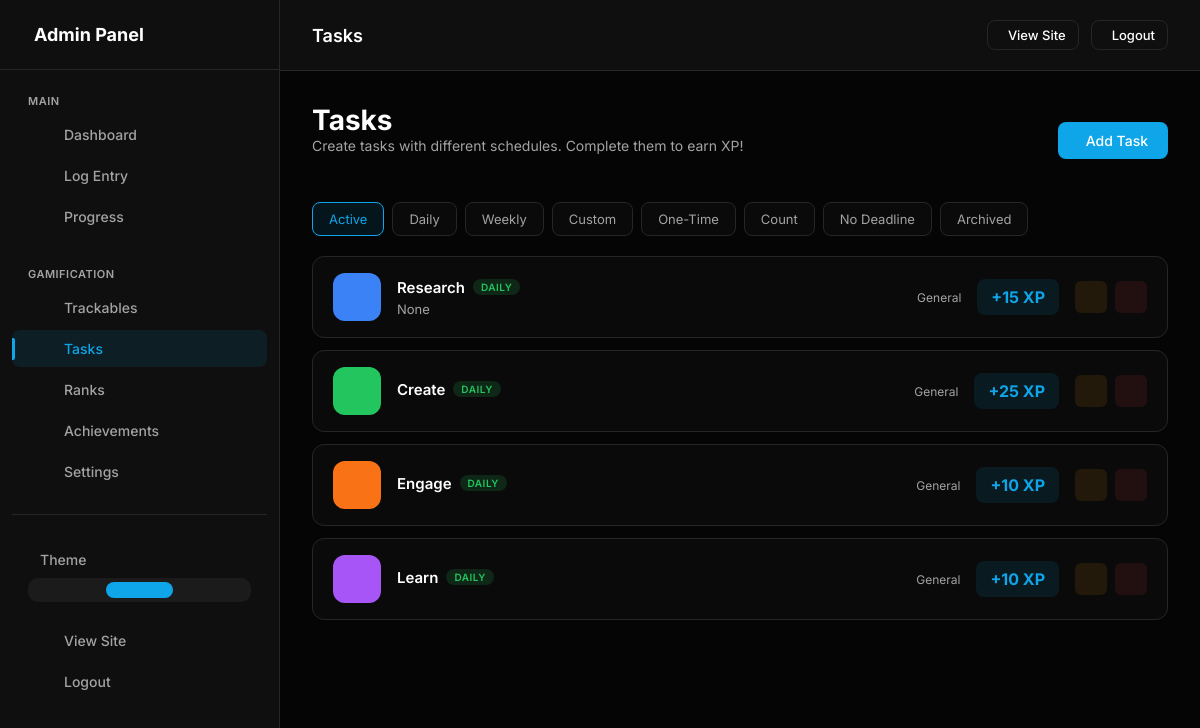
/admin/daily-tasks (signed in), run on the app's committed database.
### models.py (models this page shows, shortened)
class UserDailyTask(db.Model):
    __tablename__ = 'user_daily_tasks'
    id = db.Column(db.Integer, primary_key=True)
    user_id = db.Column(db.Integer, db.ForeignKey('users.id'), nullable=False, index=True)
    name = db.Column(db.String(100), nullable=False)
    slug = db.Column(db.String(100), nullable=False)
    description = db.Column(db.String(500))
    task_type = db.Column(db.String(20), default='normal')  # 'normal', 'count'
    target_count = db.Column(db.Integer, default=1)  # For count tasks: how many times to complete
    repeat_type = db.Column(db.String(20), default='daily')
    repeat_interval = db.Column(db.Integer, default=1)  # For 'custom': every X units
    repeat_unit = db.Column(db.String(10), default='day')  # 'day', 'week', 'month'
    repeat_days = db.Column(db.String(50))  # For 'weekly': JSON array like "[1,3,5]" for Mon/Wed/Fri
    repeat_day_of_month = db.Column(db.Integer)  # For 'monthly': which day (1-31)
    due_date = db.Column(db.Date)  # For 'once' tasks: when it's due
    completed_date = db.Column(db.Date)  # For 'once' tasks: when completed
    ebbinghaus_level = db.Column(db.Integer, default=0)  # Current level in spaced repetition
    next_due_date = db.Column(db.Date)  # When the task is next due
    xp_value = db.Column(db.Integer, default=10)
    xp_per_count = db.Column(db.Integer, default=0)  # For count tasks: XP per completion (0 = only on full completion)
    streak_bonus = db.Column(db.Boolean, default=True)  # Eligible for streak bonuses
    icon = db.Column(db.String(50), default='ph-check-circle')
    color = db.Column(db.String(20), default='#10b981')
    emoji = db.Column(db.String(10))
    display_order = db.Column(db.Integer, default=0)
    is_active = db.Column(db.Boolean, default=True)
    is_pinned = db.Column(db.Boolean, default=False)
    category = db.Column(db.String(50), default='general')  # 'health', 'work', 'learning', 'habits', 'general'
    created_at = db.Column(db.DateTime, default=datetime.utcnow)
    updated_at = db.Column(db.DateTime, default=datetime.utcnow, onupdate=datetime.utcnow)
    completions = db.relationship('TaskCompletion', backref='task', lazy=True, cascade='all, delete-orphan')

### app.py (the view)
    @app.route('/admin/daily-tasks')
    @admin_required
    def admin_daily_tasks():
        tasks = UserDailyTask.query.filter_by(
            user_id=current_user.id
        ).order_by(UserDailyTask.display_order).all()
        return render_template('admin/daily_tasks.html', tasks=tasks)

### templates/admin/daily_tasks.html (shortened to what this page needs)
{% extends "admin/base.html" %}
{% block page_title %}Tasks{% endblock %}
{% block content %}
<div class="page-header">
    <div>
        <h1 class="page-title">Tasks</h1>
        <p class="page-intro">Create tasks with different schedules. Complete them to earn XP!</p>
    </div>
    <div class="page-actions">
        <a href="{{ url_for('admin_daily_task_add') }}" class="btn btn-primary">
             Add Task
        </a>
    </div>
</div>
<div class="filter-tabs">
    <button class="filter-tab active" data-filter="all">Active</button>
    <button class="filter-tab" data-filter="daily">Daily</button>
    <button class="filter-tab" data-filter="weekly">Weekly</button>
    <button class="filter-tab" data-filter="custom">Custom</button>
    <button class="filter-tab" data-filter="once">One-Time</button>
    <button class="filter-tab" data-filter="count">Count</button>
    <button class="filter-tab" data-filter="none">No Deadline</button>
    <button class="filter-tab" data-filter="archived">Archived</button>
</div>
{% if tasks %}
<div class="tasks-list">
    {% for task in tasks %}
    {% set is_archived = task.completed_date and task.repeat_type in ('once', 'none') %}
    <div class="task-row {% if not task.is_active %}inactive{% endif %} {% if task.is_pinned %}pinned{% endif %} {% if is_archived %}archived{% endif %}"
        data-repeat="{{ task.repeat_type }}" data-type="{{ task.task_type }}"
        data-archived="{{ 'true' if is_archived else 'false' }}" {% if is_archived %}style="opacity: 0.6;" {% endif %}>
        <div class="task-icon-box" style="background: {{ task.color }}; color: {{ task.color }}">
        </div>
        <div class="task-info">
            <div class="task-name">
                {{ task.name }}
                <div class="task-badges">
                    <span class="task-badge repeat-{{ task.repeat_type }}">
                        {% if task.repeat_type == 'none' %}No Deadline
                        {% elif task.repeat_type == 'daily' %}Daily
                        {% elif task.repeat_type == 'weekdays' %}Weekdays
                        {% elif task.repeat_type == 'weekends' %}Weekends
                        {% elif task.repeat_type == 'weekly' %}Weekly
                        {% elif task.repeat_type == 'monthly' %}Monthly
                        {% elif task.repeat_type == 'yearly' %}Yearly
                        {% elif task.repeat_type == 'custom' %}Every {{ task.repeat_interval }} {{ task.repeat_unit or
                        'day' }}{% if task.repeat_interval > 1 %}s{% endif %}
                        {% elif task.repeat_type == 'once' %}One-Time
                        {% elif task.repeat_type == 'ebbinghaus' %}Spaced
                        {% elif task.repeat_type == 'unlimited' %}Unlimited
                        {% else %}{{ task.repeat_type|capitalize }}
                        {% endif %}
                    </span>
                </div>
            </div>
            {% if task.description %}
            <div class="task-description">{{ task.description }}</div>
            {% endif %}
        </div>
        <div class="task-meta">
            <span class="task-category">
                 {{ task.category|capitalize }}
            </span>
            <div class="task-xp">
                +{{ task.xp_value }} XP
            </div>
        </div>
        <div class="task-actions">
            <a href="{{ url_for('admin_daily_task_edit', id=task.id) }}" class="action-btn edit" title="Edit">
            </a>
            <form action="{{ url_for('admin_daily_task_delete', id=task.id) }}" method="post"
                onsubmit="return confirmDelete(this, 'Task')" style="display: inline;">
                <button type="submit" class="action-btn delete" title="Delete">
                </button>
            </form>
        </div>
    </div>
    {% endfor %}
</div>
{% endif %}
{% endblock %}

### templates/admin/base.html (style rules this page uses)
:root, [data-theme="dark"] { --bg-body: #050505; --bg-card: #0f0f0f; --bg-card-hover: #141414; --border: #262626; --accent: #e90e0e; --accent-rgb: 233, 14, 14; --accent-hover: #c70202; --text-main: #ffffff; --text-muted: #a3a3a3; --font-sans: 'Inter', sans-serif; --font-mono: 'JetBrains Mono', monospace; --success: #10b981; --warning: #f59e0b; --danger: #ef4444; }
* { margin: 0; padding: 0; box-sizing: border-box; }
body { background-color: var(--bg-body); color: var(--text-main); font-family: var(--font-sans); overflow-x: hidden; -webkit-font-smoothing: antialiased; min-height: 100vh; }
a { text-decoration: none; color: inherit; transition: 0.3s; }
button { border: none; background: none; cursor: pointer; font-family: inherit; }
.page-header { display: flex; justify-content: space-between; align-items: center; margin-bottom: 24px; flex-wrap: wrap; gap: 16px; }
.page-title { font-size: 28px; font-weight: 700; }
.page-actions { display: flex; gap: 12px; align-items: center; }
.action-btn { width: 32px; height: 32px; border-radius: 6px; display: flex; align-items: center; justify-content: center; transition: all 0.2s; cursor: pointer; border: 1px solid transparent; }
.action-btn.edit { background: rgba(245,158,11,0.1); color: #f59e0b; }
.action-btn.delete { background: rgba(239,68,68,0.1); color: #ef4444; }
.btn { padding: 10px 20px; border-radius: 8px; font-size: 14px; font-weight: 500; transition: all 0.3s ease; display: inline-flex; align-items: center; gap: 8px; cursor: pointer; border: none; }
.btn-primary { background: var(--accent); color: #fff; }

### templates/admin/daily_tasks.html (style rules this page uses)
.page-intro { margin-bottom: 24px; color: var(--text-muted); font-size: 14px; }
.filter-tabs { display: flex; gap: 8px; margin-bottom: 20px; flex-wrap: wrap; }
.filter-tab { padding: 8px 16px; border-radius: 8px; border: 1px solid var(--border); background: rgba(255, 255, 255, 0.02); color: var(--text-muted); cursor: pointer; font-size: 13px; transition: all 0.2s; }
.filter-tab.active { border-color: var(--accent); background: rgba(var(--accent-rgb), 0.1); color: var(--accent); }
.tasks-list { display: flex; flex-direction: column; gap: 12px; }
.task-row { background: rgba(255, 255, 255, 0.02); border: 1px solid var(--border); border-radius: 12px; padding: 16px 20px; display: flex; align-items: center; gap: 16px; transition: all 0.2s; }
.task-icon-box { width: 48px; height: 48px; border-radius: 12px; display: flex; align-items: center; justify-content: center; font-size: 24px; flex-shrink: 0; }
.task-info { flex: 1; min-width: 0; }
.task-name { font-weight: 600; font-size: 15px; margin-bottom: 4px; display: flex; align-items: center; gap: 8px; }
.task-badges { display: flex; gap: 6px; flex-wrap: wrap; }
.task-badge { font-size: 10px; padding: 2px 8px; border-radius: 10px; background: rgba(255, 255, 255, 0.08); color: var(--text-muted); font-weight: 600; text-transform: uppercase; letter-spacing: 0.5px; }
.task-badge.repeat-daily { background: rgba(34, 197, 94, 0.15); color: #22c55e; }
.task-description { font-size: 13px; color: var(--text-muted); margin-top: 2px; }
.task-meta { display: flex; gap: 16px; align-items: center; }
.task-xp { font-size: 16px; font-weight: 700; color: var(--accent); padding: 8px 14px; background: rgba(var(--accent-rgb), 0.1); border-radius: 8px; white-space: nowrap; }
.task-category { font-size: 12px; color: var(--text-muted); display: flex; align-items: center; gap: 4px; }
.task-actions { display: flex; gap: 8px; }

### data on the page
UserDailyTask: name "Research", repeat_type "DAILY", description "None", category "General", xp_value "15"
UserDailyTask: name "Create", repeat_type "DAILY", category "General", xp_value "25"
UserDailyTask: name "Engage", repeat_type "DAILY", category "General", xp_value "10"
UserDailyTask: name "Learn", repeat_type "DAILY", category "General", xp_value "10"
